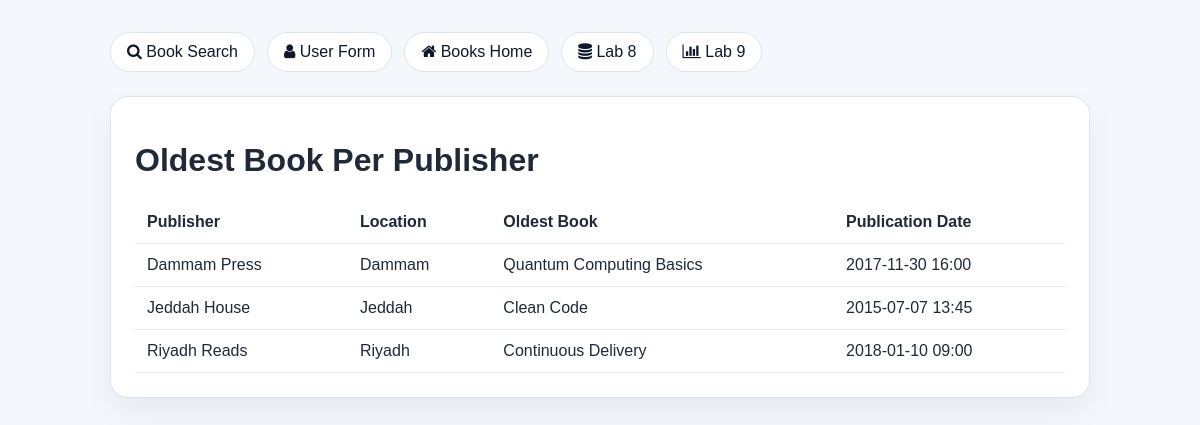
The app's page /books/lab9/task3 with its own data.
### apps/bookmodule/models.py (models this page shows, shortened)
class Publisher(models.Model):
    name = models.CharField(max_length=200)
    location = models.CharField(max_length=300)
    class Meta:
        ordering = ["name", "id"]

### apps/bookmodule/views.py (the view)
# urls.py: path("lab9/task3", views.lab9_task3, name="lab9-task3"),
def lab9_task3(request):
    oldest_books = Book.objects.filter(publisher=OuterRef("pk")).order_by("pubdate", "title")
    publishers = Publisher.objects.annotate(
        oldest_book_title=Subquery(oldest_books.values("title")[:1]),
        oldest_book_pubdate=Subquery(oldest_books.values("pubdate")[:1]),
    ).order_by("name")
    return render(
        request,
        "bookmodule/lab9_oldest_books.html",
        {
            "page_title": "Lab 9 - Task 3",
            "publishers": publishers,
        },
    )

### apps/templates/bookmodule/lab9_oldest_books.html (shortened to what this page needs)
{% extends "layouts/base.html" %}
{% block content %}
<div class="card">
    <h1>Oldest Book Per Publisher</h1>
    <table>
        <thead>
            <tr>
                <th>Publisher</th>
                <th>Location</th>
                <th>Oldest Book</th>
                <th>Publication Date</th>
            </tr>
        </thead>
        <tbody>
            {% for publisher in publishers %}
            <tr>
                <td>{{ publisher.name }}</td>
                <td>{{ publisher.location }}</td>
                <td>{{ publisher.oldest_book_title|default:"No books" }}</td>
                <td>
                    {% if publisher.oldest_book_pubdate %}
                        {{ publisher.oldest_book_pubdate|date:"Y-m-d H:i" }}
                    {% else %}
                        No date
                    {% endif %}
                </td>
            </tr>
            {% endfor %}
        </tbody>
    </table>
</div>
{% endblock content %}

### apps/templates/layouts/base.html (style rules this page uses)
body { margin: 0; font-family: Arial, sans-serif; background: #f4f7fb; color: #1f2937; }
.card { background: #fff; border: 1px solid #dbe4f0; border-radius: 18px; padding: 24px; box-shadow: 0 14px 30px rgba(15, 23, 42, 0.06); margin-bottom: 20px; }
table { width: 100%; border-collapse: collapse; margin-top: 16px; }
th, td { border-bottom: 1px solid #e5e7eb; padding: 12px; text-align: left; }

### records on screen
Publisher: name "Dammam Press", location "Dammam", oldest_book_title "Quantum Computing Basics", oldest_book_pubdate "2017-11-30 16:00"
Publisher: name "Jeddah House", location "Jeddah", oldest_book_title "Clean Code", oldest_book_pubdate "2015-07-07 13:45"
Publisher: name "Riyadh Reads", location "Riyadh", oldest_book_title "Continuous Delivery", oldest_book_pubdate "2018-01-10 09:00"
